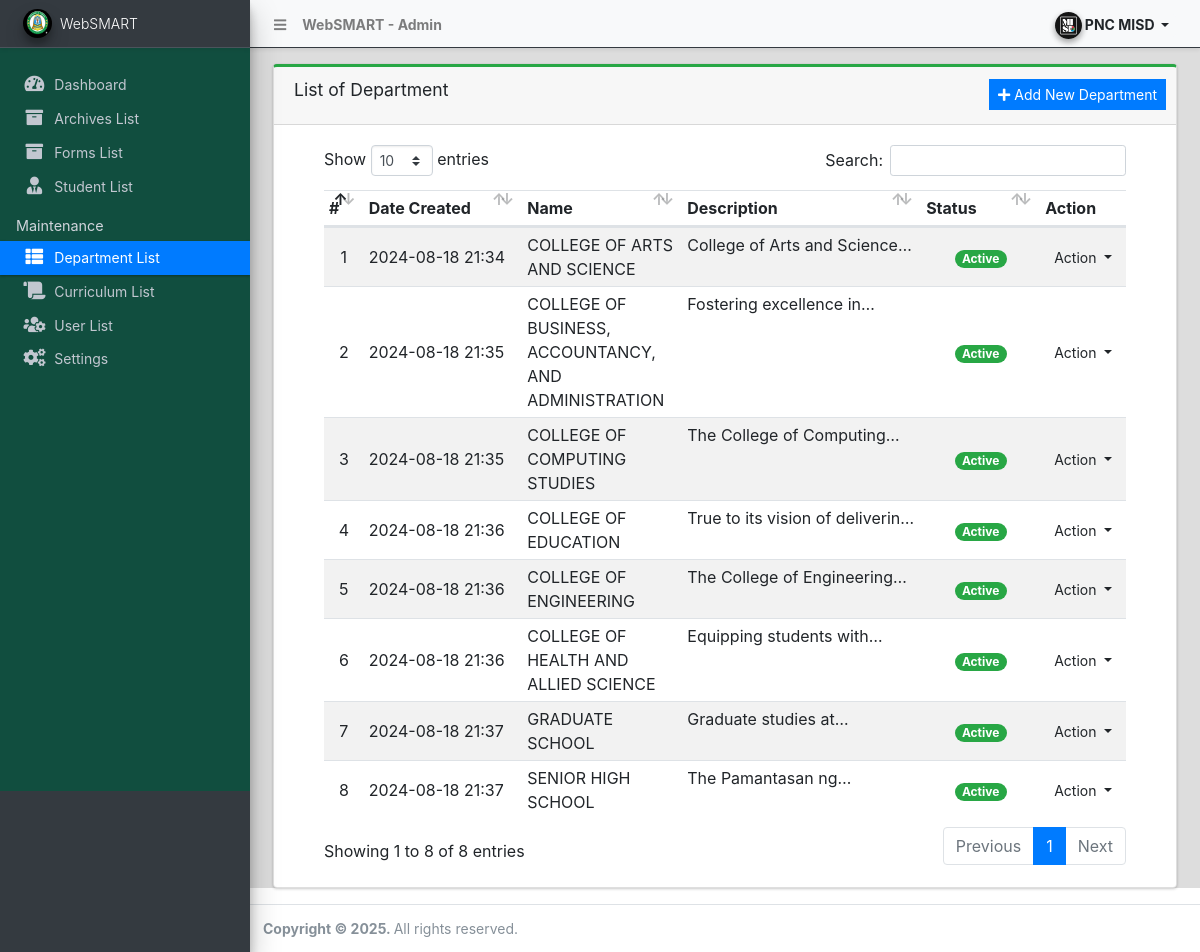
/admin/?page=departments (signed in), run on the app's committed database.
### tables this page shows
CREATE TABLE `department_list` (
  `id` int(30) NOT NULL,
  `name` text NOT NULL,
  `description` text NOT NULL,
  `status` tinyint(1) NOT NULL DEFAULT 1,
  `date_created` datetime NOT NULL DEFAULT current_timestamp(),
  `date_updated` datetime DEFAULT NULL ON UPDATE current_timestamp()
);

### config.php (called while the page is built, shortened)
<?php
require_once('classes/DBConnection.php');
require_once('classes/SystemSettings.php');
function validate_image($file){
	if(!empty($file)){
        $ex = explode('?',$file);
        $file = $ex[0];
        $param =  isset($ex[1]) ? '?'.$ex[1]  : '';
		if(is_file(base_app.$file)){
			return base_url.$file.$param;
		}else{
			return base_url.'dist/img/temp.png';
		}
	}else{
		return base_url.'dist/img/temp.png';
	}
}
function isMobileDevice(){
    $aMobileUA = array(
        '/iphone/i' => 'iPhone',
        '/ipod/i' => 'iPod',
        '/ipad/i' => 'iPad',
        '/android/i' => 'Android',
        '/blackberry/i' => 'BlackBerry',
        '/webos/i' => 'Mobile'
    );
    return false;
}
?>

### classes/DBConnection.php (called while the page is built, shortened)
<?php
class DBConnection{
    private $host = DB_SERVER;
    private $username = DB_USERNAME;
    private $password = DB_PASSWORD;
    private $database = DB_NAME;
    public $conn;
    public function __construct(){
        if (!isset($this->conn)) {
            $this->conn = new mysqli($this->host, $this->username, $this->password, $this->database);
        }
    }
}
?>

### classes/SystemSettings.php (called while the page is built, shortened)
<?php
class SystemSettings extends DBConnection{
	function userdata($field = ''){
		if(!empty($field)){
			if(isset($_SESSION['userdata'][$field]))
				return $_SESSION['userdata'][$field];
			else
				return null;
		}else{
			return false;
		}
	}
	function info($field=''){
		if(!empty($field)){
			if(isset($_SESSION['system_info'][$field]))
				return $_SESSION['system_info'][$field];
			else
				return false;
		}else{
			return false;
		}
	}
}
$_settings = new SystemSettings();
?>

### admin/departments/index.php (the view, shortened to what this page needs)
<link href="https://stackpath.bootstrapcdn.com/bootstrap/4.5.2/css/bootstrap.min.css" rel="stylesheet">
<div class="card card-outline card-success">
	<div class="card-header">
		<h3 class="card-title">List of Department</h3>
		<div class="card-tools">
			<a href="javascript:void(0)" id="create_new" class="btn btn-flat btn-sm btn-primary"><span class="fas fa-plus"></span>  Add New Department</a>
		</div>
	</div>
	<div class="card-body">
		<div class="container-fluid">
        <div class="container-fluid">
			<table class="table table-hover table-striped">
				<colgroup>
					<col width="5%">
					<col width="20%">
					<col width="20%">
					<col width="30%">
					<col width="15%">
					<col width="10%">
				</colgroup>
				<thead>
					<tr>
						<th>#</th>
						<th>Date Created</th>
						<th>Name</th>
						<th>Description</th>
						<th>Status</th>
						<th>Action</th>
					</tr>
				</thead>
				<tbody>
					<?php
						$i = 1;
						$qry = $conn->query("SELECT * from `department_list`order by `name` asc ");
						while($row = $qry->fetch_assoc()):
					?>
						<tr>
							<td class="text-center"><?php echo $i++; ?></td>
							<td class=""><?php echo date("Y-m-d H:i",strtotime($row['date_created'])) ?></td>
							<td><?php echo ucwords($row['name']) ?></td>
							<td class="truncate-1"><?php echo $row['description'] ?></td>
							<td class="text-center">
                                <?php
                                    switch($row['status']){
                                        case '1':
                                            echo "<span class='badge badge-success badge-pill'>Active</span>";
                                            break;
                                    }
                                ?>
                            </td>
							<td align="center">
								 <button type="button" class="btn btn-flat btn-default btn-sm dropdown-toggle dropdown-icon" data-toggle="dropdown">
				                  		Action
				                  </button>
							</td>
						</tr>
					<?php endwhile; ?>
				</tbody>
			</table>
		</div>
		</div>
	</div>
</div>

### admin/index.php (shortened to what this page needs)
<?php require_once('../config.php'); ?>
 <!DOCTYPE html>
<html lang="en" class="" style="height: auto;">
<?php require_once('inc/header.php') ?>
  <body class="sidebar-mini layout-fixed control-sidebar-slide-open layout-navbar-fixed sidebar-mini-md sidebar-mini-xs" data-new-gr-c-s-check-loaded="14.991.0" data-gr-ext-installed="" style="height: auto;">
    <div class="wrapper">
     <?php require_once('inc/topBarNav.php') ?>
     <?php require_once('inc/navigation.php') ?>
     <?php $page = isset($_GET['page']) ? $_GET['page'] : 'home';  ?>
      <div class="content-wrapper pt-3" style="min-height: 567.854px;">
        <section class="content ">
          <div class="container-fluid">
            <?php
              if(!file_exists($page.".php") && !is_dir($page)){
                  include '404.html';
              }else{
                if(is_dir($page))
                  include $page.'/index.php';
                else
                  include $page.'.php';
              }
            ?>
          </div>
        </section>
      </div>
      <?php require_once('inc/footer.php') ?>
  </body>
</html>

### admin/inc/header.php (shortened to what this page needs)
<head>
    <link rel="stylesheet" href="<?php echo base_url ?>plugins/fontawesome-free/css/all.min.css">
    <link rel="stylesheet" href="https://code.ionicframework.com/ionicons/2.0.1/css/ionicons.min.css">
    <link rel="stylesheet" href="<?php echo base_url ?>plugins/tempusdominus-bootstrap-4/css/tempusdominus-bootstrap-4.min.css">
  <link rel="stylesheet" href="<?php echo base_url ?>plugins/datatables-bs4/css/dataTables.bootstrap4.min.css">
  <link rel="stylesheet" href="<?php echo base_url ?>plugins/datatables-responsive/css/responsive.bootstrap4.min.css">
  <link rel="stylesheet" href="<?php echo base_url ?>plugins/datatables-buttons/css/buttons.bootstrap4.min.css">
  <link rel="stylesheet" href="<?php echo base_url ?>plugins/select2/css/select2.min.css">
  <link rel="stylesheet" href="<?php echo base_url ?>plugins/select2-bootstrap4-theme/select2-bootstrap4.min.css">
    <link rel="stylesheet" href="<?php echo base_url ?>plugins/icheck-bootstrap/icheck-bootstrap.min.css">
    <link rel="stylesheet" href="<?php echo base_url ?>plugins/jqvmap/jqvmap.min.css">
    <link rel="stylesheet" href="<?php echo base_url ?>dist/css/adminlte.css">
    <link rel="stylesheet" href="<?php echo base_url ?>dist/css/custom.css">
    <link rel="stylesheet" href="<?php echo base_url ?>plugins/overlayScrollbars/css/OverlayScrollbars.min.css">
    <link rel="stylesheet" href="<?php echo base_url ?>plugins/daterangepicker/daterangepicker.css">
    <link rel="stylesheet" href="<?php echo base_url ?>plugins/summernote/summernote-bs4.min.css">
  <link rel="stylesheet" href="<?php echo base_url ?>plugins/sweetalert2-theme-bootstrap-4/bootstrap-4.min.css">
  </head>

### admin/inc/topBarNav.php (shortened to what this page needs)
<nav class="main-header navbar navbar-expand navbar-light border  border-dark border-top-0  border-left-0 border-right-0 navbar-light text-sm shadow-sm">
  <ul class="navbar-nav">
    <li class="nav-item">
    <a class="nav-link" data-widget="pushmenu" href="#" role="button"><i class="fas fa-bars"></i></a>
    </li>
    <li class="nav-item d-none d-sm-inline-block">
      <a href="<?php echo base_url ?>" class="nav-link"><b><?php echo (!isMobileDevice()) ? $_settings->info('name'):$_settings->info('short_name'); ?> - Admin</b></a>
    </li>
  </ul>
  <ul class="navbar-nav ml-auto">
    <li class="nav-item">
      <div class="btn-group nav-link">
            <button type="button" class="btn btn-rounded badge badge-light dropdown-toggle dropdown-icon" data-toggle="dropdown">
              <span><img src="<?php echo validate_image($_settings->userdata('avatar')) ?>" class="img-circle elevation-2 user-img" alt="User Image"></span>
              <span class="ml-3"><?php echo ucwords($_settings->userdata('firstname').' '.$_settings->userdata('lastname')) ?></span>
            </button>
        </div>
    </li>
  </ul>
</nav>

### admin/inc/navigation.php (shortened to what this page needs)
<aside class="main-sidebar sidebar-dark-primary elevation-4 sidebar-no-expand bg-dark" >
  <a href="<?php echo base_url ?>admin" class="brand-link bg-transparent text-sm shadow-sm">
  <img src="<?php echo validate_image($_settings->info('logo'))?>" alt="Store Logo" class="brand-image img-circle elevation-3 bg-black" style="width: 1.8rem;height: 1.8rem;max-height: unset;object-fit:scale-down;object-position:center center" >
  <span class="brand-text font-weight-light"><?php echo $_settings->info('short_name') ?></span>
  </a>
  <div class="sidebar os-host os-theme-light os-host-overflow os-host-overflow-y os-host-resize-disabled os-host-transition os-host-scrollbar-horizontal-hidden" style="background-color: #114e3f">
    <div class="os-content-glue" style="margin: 0px -8px; width: 249px; height: 646px;"></div>
    <div class="os-padding">
      <div class="os-viewport os-viewport-native-scrollbars-invisible" style="overflow-y: scroll;">
        <div class="os-content" style="padding: 0px 8px; height: 100%; width: 100%;">
          <nav class="mt-4">
             <ul class="nav nav-pills nav-sidebar flex-column text-sm nav-compact nav-flat nav-child-indent nav-collapse-hide-child" data-widget="treeview" role="menu" data-accordion="false">
              <li class="nav-item dropdown">
                <a href="./" class="nav-link nav-home">
                  <i class="nav-icon fas fa-tachometer-alt"></i>
                  <p>
                    Dashboard
                  </p>
                </a>
              </li>
              <li class="nav-item">
                <a href="<?php echo base_url ?>admin/?page=archives" class="nav-link nav-archives">
                  <i class="nav-icon fas fa-archive"></i>
                  <p>
                    Archives List
                  </p>
                </a>
              </li>
              <li class="nav-item">
                <a href="<?php echo base_url ?>admin/?page=forms" class="nav-link nav-forms">
                  <i class="nav-icon fas fa-archive"></i>
                  <p>
                    Forms List
                  </p>
                </a>
              </li>
              <li class="nav-item">
                <a href="<?php echo base_url ?>admin/?page=students" class="nav-link nav-students">
                  <i class="nav-icon fas fa-user-tie"></i>
                  <p>
                    Student List
                  </p>
                </a>
              </li>
              <li class="nav-header">Maintenance</li>
              <li class="nav-item dropdown">
                <a href="<?php echo base_url ?>admin/?page=departments" class="nav-link nav-departments">
                  <i class="nav-icon fas fa-th-list"></i>
                  <p>
                    Department List
                  </p>
                </a>
              </li>
              <li class="nav-item dropdown">
                <a href="<?php echo base_url ?>admin/?page=curriculum" class="nav-link nav-curriculum">
                  <i class="nav-icon fas fa-scroll"></i>
                  <p>
                    Curriculum List
                  </p>
                </a>
              </li>
              <?php if($_settings->userdata('type') == 2): ?>
              <li class="nav-item dropdown">
                <a href="<?php echo base_url ?>admin/?page=user/list" class="nav-link nav-user_list">
                  <i class="nav-icon fas fa-users-cog"></i>
                  <p>
                    User List
                  </p>
                </a>
              </li>
              <li class="nav-item dropdown">
                <a href="<?php echo base_url ?>admin/?page=system_info" class="nav-link nav-system_info">
                  <i class="nav-icon fas fa-cogs"></i>
                  <p>
                    Settings
                  </p>
                </a>
              </li>
              <?php endif; ?>
            </ul>
          </nav>
        </div>
      </div>
    </div>
  </div>
</aside>

### admin/inc/footer.php (shortened to what this page needs)
<footer class="main-footer text-sm">
        <strong>Copyright © <?php echo date('Y') ?>.
        </strong>
        All rights reserved.
      </footer>
    </div>

### admin/inc/topBarNav.php (style rules this page uses)
.user-img { position: absolute; height: 27px; width: 27px; object-fit: cover; left: -7%; top: -12%; }
.btn-rounded { border-radius: 50px; }

### data on the page
department_list: date_created "2024-08-18 21:34", name "COLLEGE OF ARTS AND SCIENCE", description "College of Arts and…", status "Active"
department_list: date_created "2024-08-18 21:35", name "COLLEGE OF BUSINESS, ACCOUNTANCY, AND ADMINISTRATION", description "Fostering excellence…", status "Active"
department_list: date_created "2024-08-18 21:35", name "COLLEGE OF COMPUTING STUDIES", description "The College of…", status "Active"
department_list: date_created "2024-08-18 21:36", name "COLLEGE OF EDUCATION", description "True to its vision of…", status "Active"
department_list: date_created "2024-08-18 21:36", name "COLLEGE OF ENGINEERING", description "The College of…", status "Active"
department_list: date_created "2024-08-18 21:36", name "COLLEGE OF HEALTH AND ALLIED SCIENCE", description "Equipping students…", status "Active"
department_list: date_created "2024-08-18 21:37", name "GRADUATE SCHOOL", description "Graduate studies…", status "Active"
department_list: date_created "2024-08-18 21:37", name "SENIOR HIGH SCHOOL", description "The Pamantasan…", status "Active"

### other printed values
$_settings->info('name') "WebSMART"
$_settings->userdata('firstname').' '.$_settings->userdata('lastname') "PNC MISD"
$_settings->info('short_name') "WebSMART"
